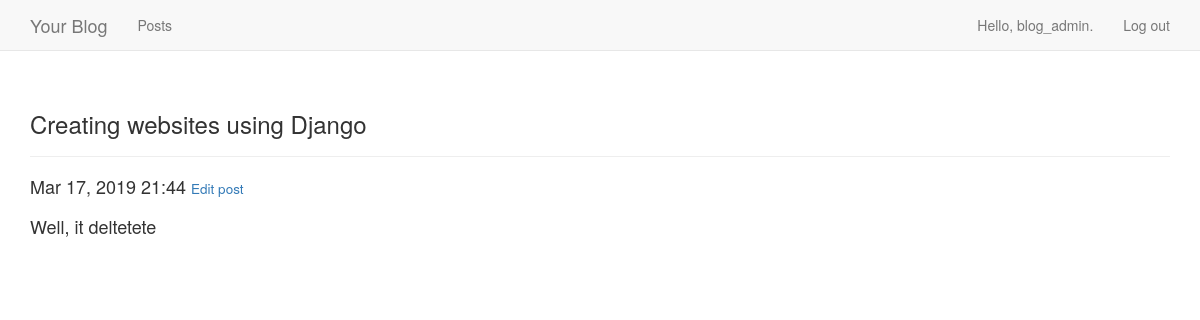
/posts/1/ (signed in), run on the app's committed database.
### blogs/models.py (models this page shows)
class BlogPost(models.Model):
    title = models.CharField(max_length=200)
    text = models.TextField()
    date_added = models.DateTimeField(auto_now_add=True)
    owner = models.ForeignKey(User, on_delete=models.CASCADE)
    def __str__(self):
        return self.title

### blogs/views.py (the view)
# urls.py: path('posts/<int:post_id>/', views.post, name='post'),
@login_required
def post(request, post_id):
    post = get_object_or_404(BlogPost, id=post_id)
    if post.owner != request.user:
        raise Http404
    context = {'post': post}
    return render(request, 'blogs/post.html', context)

### blogs/templates/blogs/post.html (shortened to what this page needs)
{% extends 'blogs/base.html' %}
{% block header %}
  <h3>{{ post }}</h3>
{% endblock header %}
{% block content %}
  <h4>{{ post.date_added|date:'M d, Y H:i' }}
    <small><a href="{% url 'blogs:edit_post' post.id %}">Edit post</a>
    </small></h4>
  <h4>{{ post.text|linebreaks }}</h4>
{% endblock content %}

### blogs/templates/blogs/base.html (shortened to what this page needs)
{% load bootstrap3 %}
<!DOCTYPE html>
<html lang="en">
  <head>
    {% bootstrap_css %}
  </head>
  <body>
    <nav class="navbar navbar-default navbar-static-top">
      <div class="container">
        <div class="navbar-header">
          <a class="navbar-brand" href="{% url 'blogs:index' %}">Your Blog</a>
        </div>
        <div id="navbar" class="navbar-collapse collapse">
          <ul class="nav navbar-nav">
            <li><a href="{% url 'blogs:posts' %}">Posts</a></li>
          </ul>
          <ul class="nav navbar-nav navbar-right">
            {% if user.is_authenticated %}
              <li><a>Hello, {{ user.username }}.</a></li>
              <li><a href="{% url 'users:logout' %}">Log out</a></li>
            {% else %}
              <li><a href="{% url 'users:register' %}">Register</a></li>
              <li><a href="{% url 'users:login' %}">Log in</a></li>
            {% endif %}
          </ul>
        </div>
      </div>
    </nav>
    <div class="container">
      <div class="page-header">
        {% block header %}{% endblock header %}
      </div>
      <div>
        {% block content %}{% endblock content %}
      </div>
    </div>
  </body>
</html>

### data on the page
BlogPost: title "Creating websites using Django", date_added "Mar 17, 2019 21:44", text "Well, it deltetete"

### other printed values
{{ user.username }} "blog_admin"
